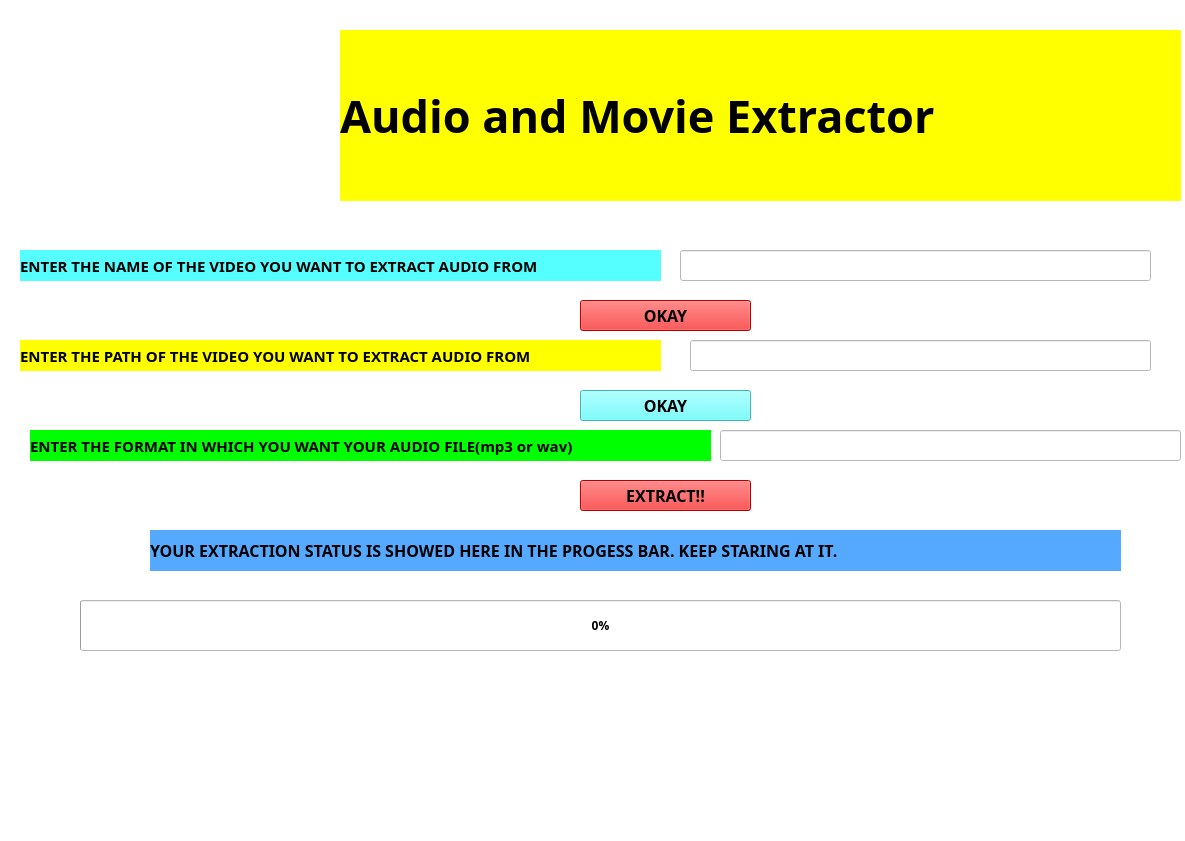
<?xml version="1.0" encoding="UTF-8"?>
<ui version="4.0">
 <class>MainWindow</class>
 <widget class="QMainWindow" name="MainWindow">
  <property name="geometry">
   <rect>
    <x>0</x>
    <y>0</y>
    <width>1185</width>
    <height>841</height>
   </rect>
  </property>
  <property name="windowTitle">
   <string>MainWindow</string>
  </property>
  <property name="styleSheet">
   <string notr="true">background-color: rgb(255, 255, 255);</string>
  </property>
  <widget class="QWidget" name="centralwidget">
   <widget class="QLabel" name="label_2">
    <property name="geometry">
     <rect>
      <x>10</x>
      <y>20</y>
      <width>321</width>
      <height>211</height>
     </rect>
    </property>
    <property name="text">
     <string/>
    </property>
    <property name="pixmap">
     <pixmap>3.PNG</pixmap>
    </property>
   </widget>
   <widget class="QLabel" name="label">
    <property name="geometry">
     <rect>
      <x>340</x>
      <y>30</y>
      <width>841</width>
      <height>171</height>
     </rect>
    </property>
    <property name="font">
     <font>
      <family>Algerian</family>
      <pointsize>34</pointsize>
      <weight>75</weight>
      <italic>false</italic>
      <bold>true</bold>
      <underline>false</underline>
     </font>
    </property>
    <property name="focusPolicy">
     <enum>Qt::StrongFocus</enum>
    </property>
    <property name="autoFillBackground">
     <bool>false</bool>
    </property>
    <property name="styleSheet">
     <string notr="true">background-color: rgb(255, 255, 255);
background-color: rgb(255, 255, 0);</string>
    </property>
    <property name="text">
     <string>Audio and Movie Extractor</string>
    </property>
    <property name="textFormat">
     <enum>Qt::RichText</enum>
    </property>
    <property name="scaledContents">
     <bool>false</bool>
    </property>
   </widget>
   <widget class="QLabel" name="label_5">
    <property name="geometry">
     <rect>
      <x>20</x>
      <y>250</y>
      <width>641</width>
      <height>31</height>
     </rect>
    </property>
    <property name="font">
     <font>
      <family>Algerian</family>
      <pointsize>11</pointsize>
      <weight>75</weight>
      <bold>true</bold>
     </font>
    </property>
    <property name="styleSheet">
     <string notr="true">background-color: rgb(0, 255, 0);
background-color: rgb(85, 255, 255);</string>
    </property>
    <property name="text">
     <string>ENTER THE NAME OF THE VIDEO YOU WANT TO EXTRACT AUDIO FROM</string>
    </property>
   </widget>
   <widget class="QLineEdit" name="lineEdit">
    <property name="geometry">
     <rect>
      <x>680</x>
      <y>250</y>
      <width>471</width>
      <height>31</height>
     </rect>
    </property>
   </widget>
   <widget class="QPushButton" name="pushButton">
    <property name="geometry">
     <rect>
      <x>580</x>
      <y>300</y>
      <width>171</width>
      <height>31</height>
     </rect>
    </property>
    <property name="font">
     <font>
      <family>Algerian</family>
      <pointsize>12</pointsize>
      <weight>75</weight>
      <bold>true</bold>
     </font>
    </property>
    <property name="styleSheet">
     <string notr="true">background-color: rgb(85, 255, 255);
background-color: rgb(255, 0, 0);</string>
    </property>
    <property name="text">
     <string>OKAY</string>
    </property>
   </widget>
   <widget class="QLabel" name="label_6">
    <property name="geometry">
     <rect>
      <x>20</x>
      <y>340</y>
      <width>641</width>
      <height>31</height>
     </rect>
    </property>
    <property name="font">
     <font>
      <family>Algerian</family>
      <pointsize>11</pointsize>
      <weight>75</weight>
      <bold>true</bold>
     </font>
    </property>
    <property name="styleSheet">
     <string notr="true">background-color: rgb(0, 255, 0);
background-color: rgb(255, 255, 0);</string>
    </property>
    <property name="text">
     <string>ENTER THE PATH OF THE VIDEO YOU WANT TO EXTRACT AUDIO FROM</string>
    </property>
   </widget>
   <widget class="QLineEdit" name="lineEdit_2">
    <property name="geometry">
     <rect>
      <x>690</x>
      <y>340</y>
      <width>461</width>
      <height>31</height>
     </rect>
    </property>
   </widget>
   <widget class="QPushButton" name="pushButton_2">
    <property name="geometry">
     <rect>
      <x>580</x>
      <y>390</y>
      <width>171</width>
      <height>31</height>
     </rect>
    </property>
    <property name="font">
     <font>
      <family>Algerian</family>
      <pointsize>12</pointsize>
      <weight>75</weight>
      <bold>true</bold>
     </font>
    </property>
    <property name="styleSheet">
     <string notr="true">background-color: rgb(85, 255, 255);</string>
    </property>
    <property name="text">
     <string>OKAY</string>
    </property>
   </widget>
   <widget class="QLabel" name="label_7">
    <property name="geometry">
     <rect>
      <x>30</x>
      <y>430</y>
      <width>681</width>
      <height>31</height>
     </rect>
    </property>
    <property name="font">
     <font>
      <family>Algerian</family>
      <pointsize>11</pointsize>
      <weight>75</weight>
      <bold>true</bold>
     </font>
    </property>
    <property name="styleSheet">
     <string notr="true">background-color: rgb(0, 255, 0);</string>
    </property>
    <property name="text">
     <string>ENTER THE FORMAT IN WHICH YOU WANT YOUR AUDIO FILE(mp3 or wav) </string>
    </property>
   </widget>
   <widget class="QLineEdit" name="lineEdit_3">
    <property name="geometry">
     <rect>
      <x>720</x>
      <y>430</y>
      <width>461</width>
      <height>31</height>
     </rect>
    </property>
   </widget>
   <widget class="QPushButton" name="pushButton_3">
    <property name="geometry">
     <rect>
      <x>580</x>
      <y>480</y>
      <width>171</width>
      <height>31</height>
     </rect>
    </property>
    <property name="font">
     <font>
      <family>Algerian</family>
      <pointsize>12</pointsize>
      <weight>75</weight>
      <bold>true</bold>
     </font>
    </property>
    <property name="styleSheet">
     <string notr="true">background-color: rgb(85, 255, 255);
background-color: rgb(255, 0, 0);</string>
    </property>
    <property name="text">
     <string>EXTRACT!!</string>
    </property>
   </widget>
   <widget class="QLabel" name="label_3">
    <property name="geometry">
     <rect>
      <x>150</x>
      <y>530</y>
      <width>971</width>
      <height>41</height>
     </rect>
    </property>
    <property name="font">
     <font>
      <family>Algerian</family>
      <pointsize>12</pointsize>
      <weight>75</weight>
      <bold>true</bold>
     </font>
    </property>
    <property name="styleSheet">
     <string notr="true">background-color: rgb(85, 170, 255);</string>
    </property>
    <property name="text">
     <string>YOUR EXTRACTION STATUS IS SHOWED HERE IN THE PROGESS BAR. KEEP STARING AT IT.</string>
    </property>
   </widget>
   <widget class="QProgressBar" name="progressBar">
    <property name="geometry">
     <rect>
      <x>80</x>
      <y>600</y>
      <width>1041</width>
      <height>51</height>
     </rect>
    </property>
    <property name="font">
     <font>
      <family>Algerian</family>
      <weight>75</weight>
      <bold>true</bold>
     </font>
    </property>
    <property name="value">
     <number>0</number>
    </property>
   </widget>
  </widget>
  <widget class="QStatusBar" name="statusbar"/>
 </widget>
 <resources/>
 <connections/>
</ui>
